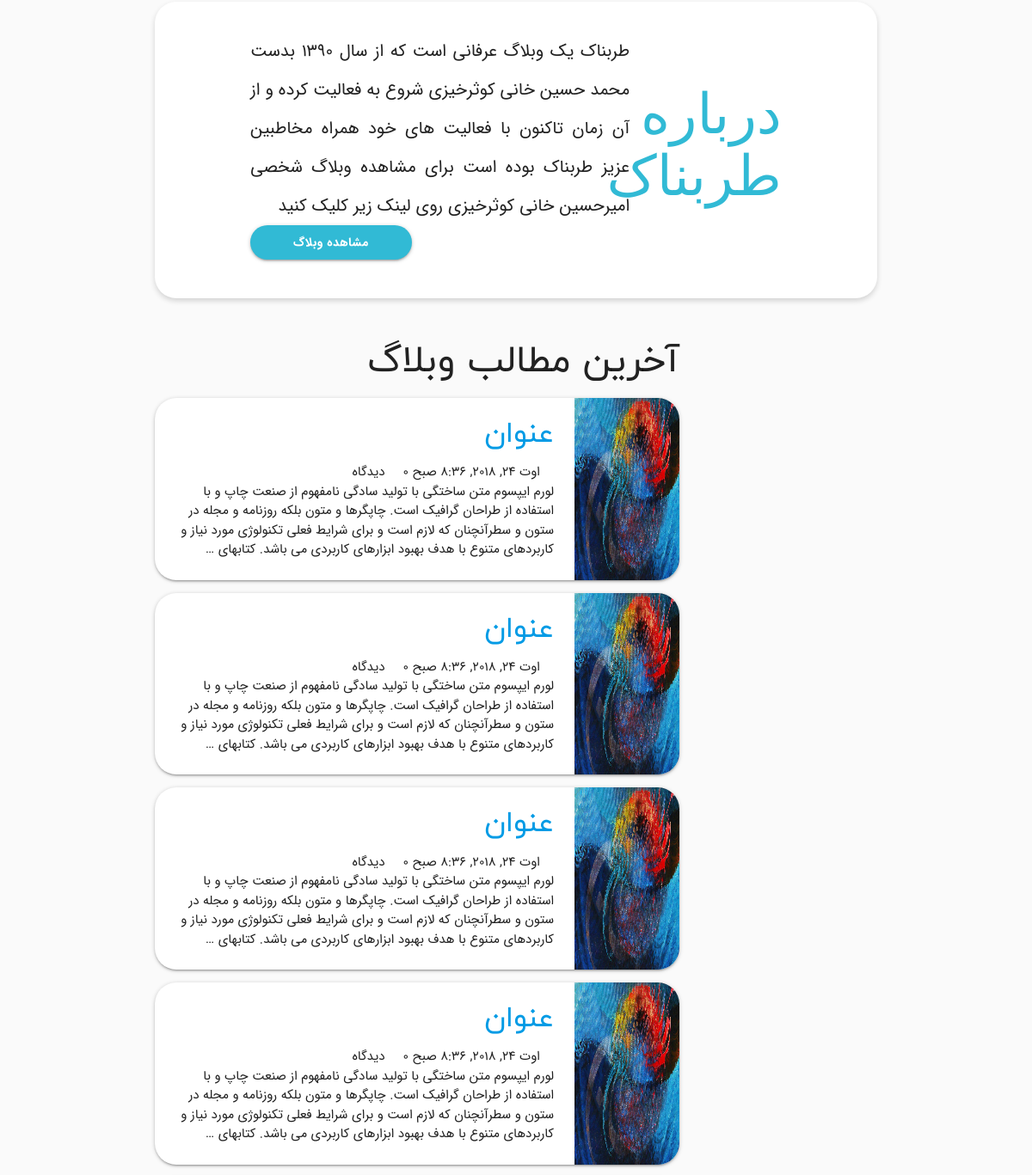
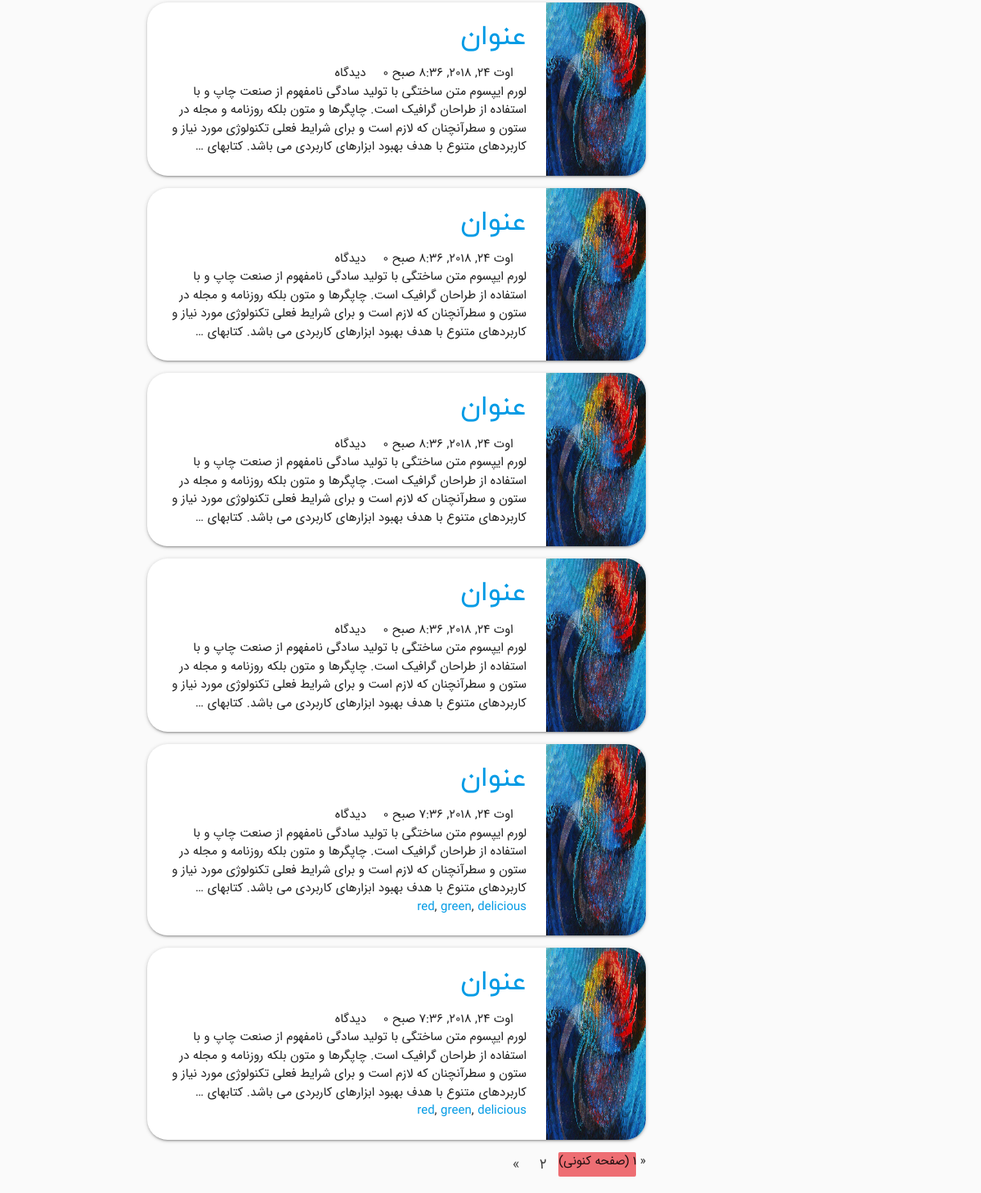
The app's page / (lower part), older data (2 pictures, top to bottom).
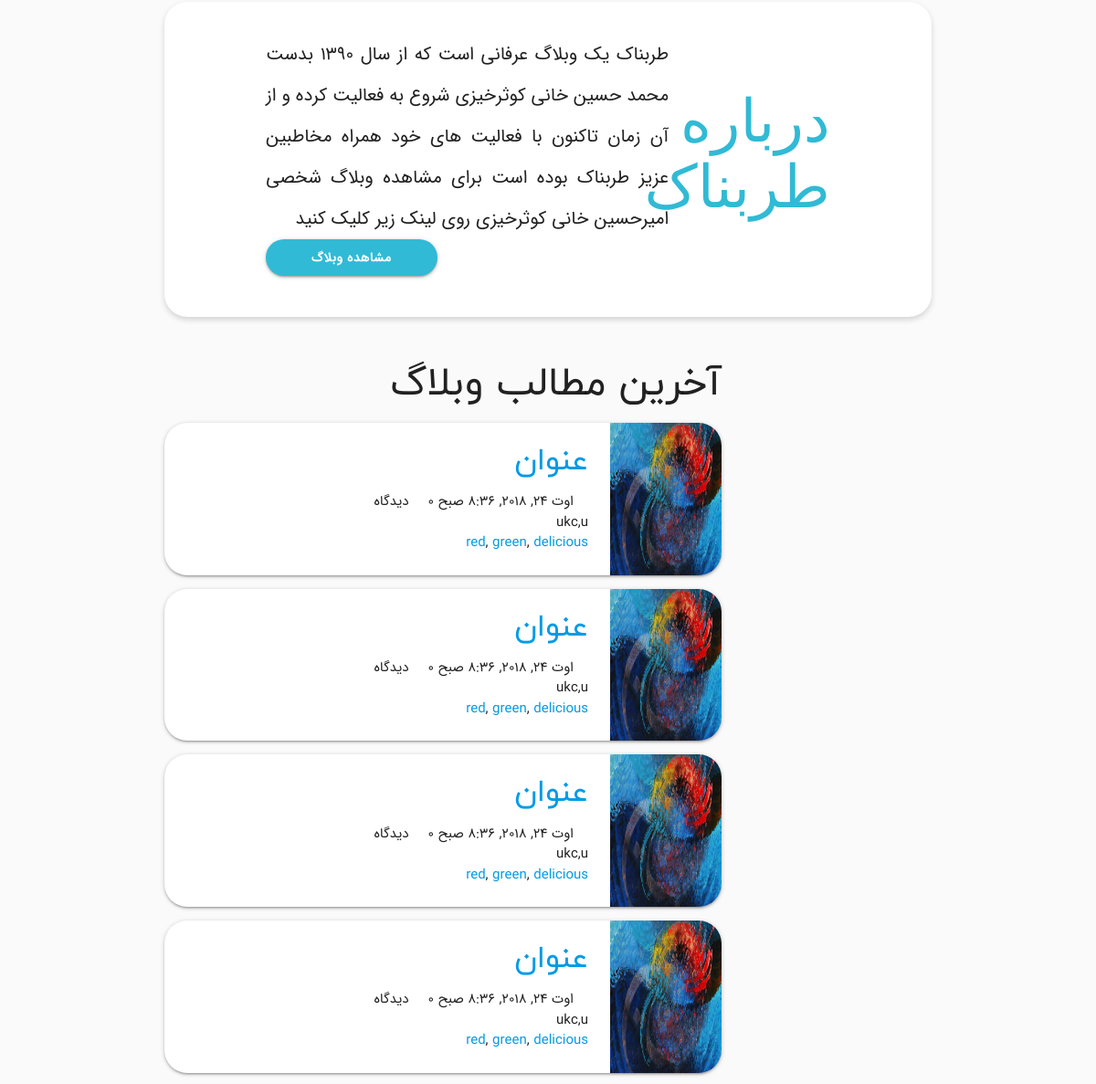
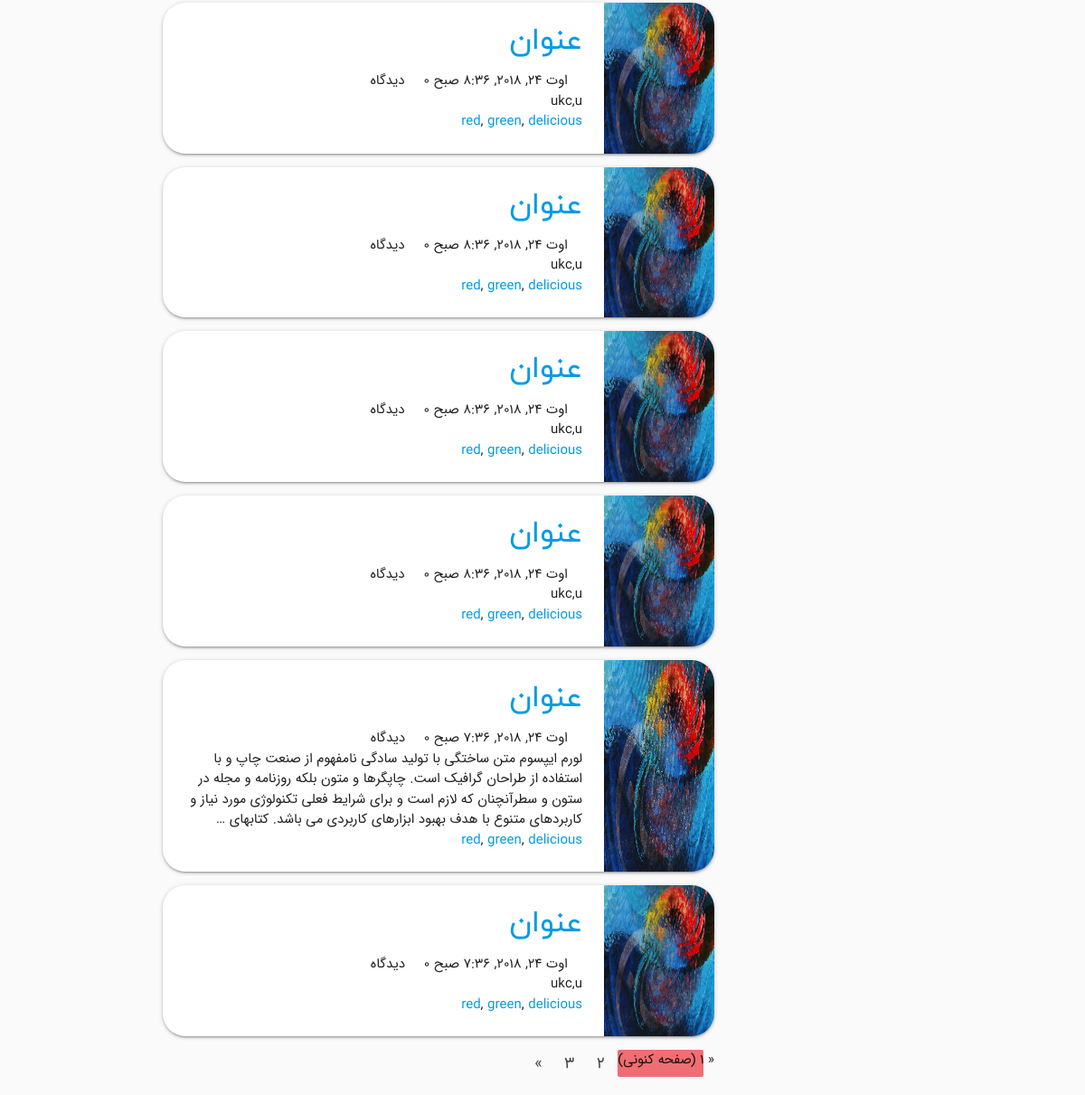
The same page, newer data (2 pictures, top to bottom).
### blog/models.py (models this page shows, shortened)
class Post(models.Model):
    stsChoice = (
        ('P','منتشر شده'),
        ('D','پیشنویس')
    )
    Title = models.CharField(max_length=180,
                             verbose_name='عنوان پست')
    Slug = models.SlugField(unique_for_date="PublishTime",
                            verbose_name='نشانک پست')
    Body = models.TextField(verbose_name='متن پست')
    Author = models.ForeignKey(User,
                               on_delete=models.CASCADE,
                               related_name='Posts',
                               verbose_name='نویسنده پست',
                               null=True)
    PublishTime = models.DateTimeField(verbose_name='تاریخ انتشار')
    CreateTime = models.DateTimeField(auto_now_add=True)
    LastEditTime = models.DateTimeField(auto_now=True)
    Status = models.CharField(max_length=1,
                              choices=stsChoice,
                              verbose_name='وضعیت انتشار',
                              default='d')
    Tags = TaggableManager(verbose_name='برچسب های پست',
                           help_text='تگ ها را با علامت کاما جدا کنید.',
                           blank=True)
    Image = models.ImageField(verbose_name='تصویر پست',
                              upload_to=user_directory_path,
                              null=True,
                              blank=True)
    class Meta:
        verbose_name = "پست"
        verbose_name_plural = 'پست ها'
        ordering = ['-PublishTime']

### blog/views.py (the view)
class BlogPostClassView(ListView):
    model = Post
    queryset = Post.objects.filter(Status='P')
    template_name = "blog/BlogIndex.html"
    paginate_by = 10
    context_object_name = 'Posts'

### templates/blog/BlogIndex.html (shortened to what this page needs)
{% extends 'base.html' %}
{% load jformat %}
{% load static %}
{% block content %}
	<main>
		<div class="container">
			<div class="introBox">
				<div class="row flex flex-row vertical-center">
					<div class="col s12 m2 right"><h3 class="lalezar intro-title">درباره طربناک</h3></div>
					<div class="col s12 m10 left">
						<p class="intro-text">
							طربناک یک وبلاگ عرفانی است که از سال ۱۳۹۰ بدست محمد حسین خانی کوثرخیزی شروع به فعالیت کرده و
							از آن زمان تاکنون با فعالیت های خود همراه مخاطبین عزیز طربناک بوده است
							برای مشاهده وبلاگ شخصی امیرحسین خانی کوثرخیزی روی لینک زیر کلیک کنید
						</p>
						<a href="#" class="btn waves-effect btn-blog left waves-light">مشاهده وبلاگ</a>
					</div>
				</div>
			</div>
		</div>
		<div class="space"></div>
		<div class="container">
			<div class="row">
				<div class="col s12 m9 content">
					<div class="title-content">
						<h3 class="iryekan mg-t-0">آخرین مطالب وبلاگ</h3>
					</div>
					{% include 'blog/includes/PostOverview.html' %}
					{% if is_paginated %}
						{% include 'blog/includes/Paginator.html' %}
					{% endif %}
				</div>
				<div class="col s12 m3 sidebar"></div>
			</div>
		</div>
	</main>
{% endblock %}

### templates/blog/includes/PostOverview.html (shortened to what this page needs)
{% load jformat %}
{% load static %}
{% for post in Posts %}
	<div class="postBox card horizontal">
		<div class="card-image postImg">
			<img src="{% static "img/97800.jpg" %}" alt="{{ post.Title }}">
		</div>
		<div class="card-stacked">
			<div class="card-content">
				<a href="{% url 'blog:post' post.PublishTime.year post.PublishTime.month post.PublishTime.day post.Slug %}">
					<h4 class="iryekan mg-t-0">{{ post.Title }}</h4>
				</a>
				<span class="meta-data right-align">
					<i class="do0k-calendar9"></i>
					{{ post.PublishTime|jformat:"%A %d %B %Y %H:%M" }}</span>
				<span class="meta-data right-align">
					<i class="do0k-comments2"></i>
					{{ post.COMMENTS.count }} دیدگاه
				</span>
				<p>{{ post.Body|truncatewords:50|safe }}</p>
				<p>
					{% for tag in  post.Tags.all %}
						{% if not forloop.last %}
							<a href="{% url 'blog:tag' tag.name %}">{{ tag.name }}</a>,
						{% else %}
							<a href="{% url 'blog:tag' tag.name %}">{{ tag.name }}</a>
						{% endif %}
					{% endfor %}
				</p>
			</div>
		</div>
	</div>
{% endfor %}

Row changes from the older to the newer data that the page shows:
removed Post: Title "عنوان", PublishTime|jformat "اوت 24, 2018, 8:36 صبح", Body "لورم ایپسوم متن ساختگی با تولید سادگی نامفهوم از صنعت چاپ و با استفاده از طراحان گرافیک است. چاپگرها و متون بلکه روزنامه و مجله در ستون و سطرآنچنان که لازم است و برای شرایط فعلی تکنولوژی مورد نیاز و کاربردهای متنوع با هدف بهبود ابزارهای کاربردی می باشد. کتابهای …"
removed Post: Title "عنوان", PublishTime|jformat "اوت 24, 2018, 8:36 صبح", Body "لورم ایپسوم متن ساختگی با تولید سادگی نامفهوم از صنعت چاپ و با استفاده از طراحان گرافیک است. چاپگرها و متون بلکه روزنامه و مجله در ستون و سطرآنچنان که لازم است و برای شرایط فعلی تکنولوژی مورد نیاز و کاربردهای متنوع با هدف بهبود ابزارهای کاربردی می باشد. کتابهای …"
removed Post: Title "عنوان", PublishTime|jformat "اوت 24, 2018, 8:36 صبح", Body "لورم ایپسوم متن ساختگی با تولید سادگی نامفهوم از صنعت چاپ و با استفاده از طراحان گرافیک است. چاپگرها و متون بلکه روزنامه و مجله در ستون و سطرآنچنان که لازم است و برای شرایط فعلی تکنولوژی مورد نیاز و کاربردهای متنوع با هدف بهبود ابزارهای کاربردی می باشد. کتابهای …"
removed Post: Title "عنوان", PublishTime|jformat "اوت 24, 2018, 8:36 صبح", Body "لورم ایپسوم متن ساختگی با تولید سادگی نامفهوم از صنعت چاپ و با استفاده از طراحان گرافیک است. چاپگرها و متون بلکه روزنامه و مجله در ستون و سطرآنچنان که لازم است و برای شرایط فعلی تکنولوژی مورد نیاز و کاربردهای متنوع با هدف بهبود ابزارهای کاربردی می باشد. کتابهای …"
removed Post: Title "عنوان", PublishTime|jformat "اوت 24, 2018, 8:36 صبح", Body "لورم ایپسوم متن ساختگی با تولید سادگی نامفهوم از صنعت چاپ و با استفاده از طراحان گرافیک است. چاپگرها و متون بلکه روزنامه و مجله در ستون و سطرآنچنان که لازم است و برای شرایط فعلی تکنولوژی مورد نیاز و کاربردهای متنوع با هدف بهبود ابزارهای کاربردی می باشد. کتابهای …"
removed Post: Title "عنوان", PublishTime|jformat "اوت 24, 2018, 8:36 صبح", Body "لورم ایپسوم متن ساختگی با تولید سادگی نامفهوم از صنعت چاپ و با استفاده از طراحان گرافیک است. چاپگرها و متون بلکه روزنامه و مجله در ستون و سطرآنچنان که لازم است و برای شرایط فعلی تکنولوژی مورد نیاز و کاربردهای متنوع با هدف بهبود ابزارهای کاربردی می باشد. کتابهای …"
removed Post: Title "عنوان", PublishTime|jformat "اوت 24, 2018, 8:36 صبح", Body "لورم ایپسوم متن ساختگی با تولید سادگی نامفهوم از صنعت چاپ و با استفاده از طراحان گرافیک است. چاپگرها و متون بلکه روزنامه و مجله در ستون و سطرآنچنان که لازم است و برای شرایط فعلی تکنولوژی مورد نیاز و کاربردهای متنوع با هدف بهبود ابزارهای کاربردی می باشد. کتابهای …"
removed Post: Title "عنوان", PublishTime|jformat "اوت 24, 2018, 8:36 صبح", Body "لورم ایپسوم متن ساختگی با تولید سادگی نامفهوم از صنعت چاپ و با استفاده از طراحان گرافیک است. چاپگرها و متون بلکه روزنامه و مجله در ستون و سطرآنچنان که لازم است و برای شرایط فعلی تکنولوژی مورد نیاز و کاربردهای متنوع با هدف بهبود ابزارهای کاربردی می باشد. کتابهای …"
no longer on this page (row unchanged): Post: Title "عنوان", PublishTime|jformat "اوت 24, 2018, 7:36 صبح", Body "لورم ایپسوم متن ساختگی با تولید سادگی نامفهوم از صنعت چاپ و با استفاده از طراحان گرافیک است. چاپگرها و متون بلکه روزنامه و مجله در ستون و سطرآنچنان که لازم است و برای شرایط فعلی تکنولوژی مورد نیاز و کاربردهای متنوع با هدف بهبود ابزارهای کاربردی می باشد. کتابهای …", Tag (name "red"), Tag (name "green"), Tag (name "delicious")
now on this page (row edited): Post: Title "عنوان", PublishTime|jformat "اوت 24, 2018, 8:36 صبح", Body "ukc,u", Tag (name "red"), Tag (name "green"), Tag (name "delicious")
now on this page (row edited): Post: Title "عنوان", PublishTime|jformat "اوت 24, 2018, 8:36 صبح", Body "ukc,u", Tag (name "red"), Tag (name "green"), Tag (name "delicious")
now on this page (row edited): Post: Title "عنوان", PublishTime|jformat "اوت 24, 2018, 8:36 صبح", Body "ukc,u", Tag (name "red"), Tag (name "green"), Tag (name "delicious")
now on this page (row edited): Post: Title "عنوان", PublishTime|jformat "اوت 24, 2018, 8:36 صبح", Body "ukc,u", Tag (name "red"), Tag (name "green"), Tag (name "delicious")
now on this page (row edited): Post: Title "عنوان", PublishTime|jformat "اوت 24, 2018, 8:36 صبح", Body "ukc,u", Tag (name "red"), Tag (name "green"), Tag (name "delicious")
now on this page (row edited): Post: Title "عنوان", PublishTime|jformat "اوت 24, 2018, 8:36 صبح", Body "ukc,u", Tag (name "red"), Tag (name "green"), Tag (name "delicious")
now on this page (row edited): Post: Title "عنوان", PublishTime|jformat "اوت 24, 2018, 8:36 صبح", Body "ukc,u", Tag (name "red"), Tag (name "green"), Tag (name "delicious")
now on this page (row edited): Post: Title "عنوان", PublishTime|jformat "اوت 24, 2018, 8:36 صبح", Body "ukc,u", Tag (name "red"), Tag (name "green"), Tag (name "delicious")
now on this page (row edited): Post: Title "عنوان", PublishTime|jformat "اوت 24, 2018, 7:36 صبح", Body "ukc,u", Tag (name "red"), Tag (name "green"), Tag (name "delicious")
Text that changed along with them:
new list line: "3"
